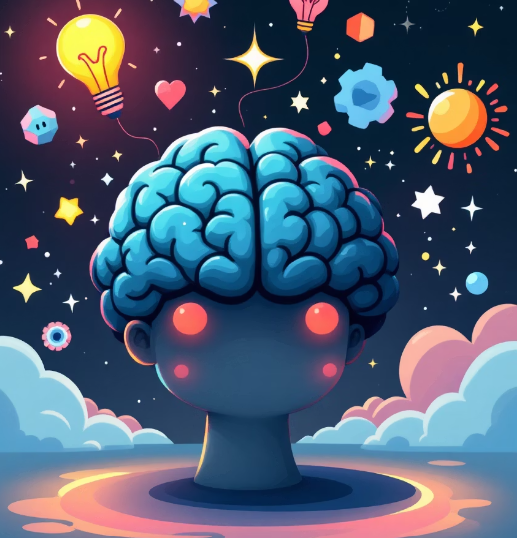
#> input picture IPPR/IPPR_IMG.jpg, 517 x 538 px
$ jupyter execute lab2.ipynb
#> lines starting #> are read from the running program, lines starting #| are printed output that depends on the picture; after the words box and inside, x2 and y2 are one past the last pixel; in counts of white or black regions, pixels touching at a corner belong together
# LAB 2: GRAY LEVEL TRANSFORMATION using function helper

[cell 1]
import cv2
import numpy as np
import matplotlib.pyplot as plt
# Function to display images using matplotlib
def display (title, img, cmap = 'gray'):
  plt.figure(figsize = (6,6))
  plt.imshow(img, cmap = cmap)
  plt.title(title)
  plt.axis('off')
  plt.show()

# Load the baseline image in Grayscale mode directly
image_path = "IPPR_IMG.jpg"
gray_img = cv2.imread(image_path, cv2.IMREAD_GRAYSCALE)
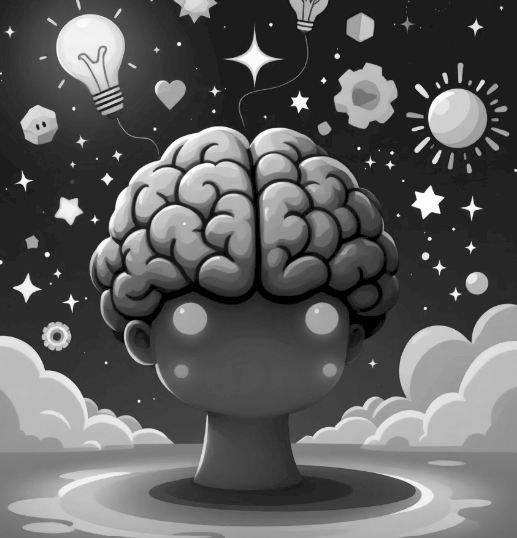
#> gray_img: shape (538, 517); min 0, max 255, mean 94.4

if gray_img is None:
    print(f"Error: Could not load image from '{image_path}'. Check your file path!")
else:
    print("Baseline Grayscale environment initialized successfully!")

    # Show grayscale image
    display("Grayscale Image",gray_img)

[cell 2]
# Point Operation
def linear_transform(img, a = 1.2, b = 30):
#> called with a = 1.2, b = 30
      return cv2.convertScaleAbs(img, alpha = a, beta = b)
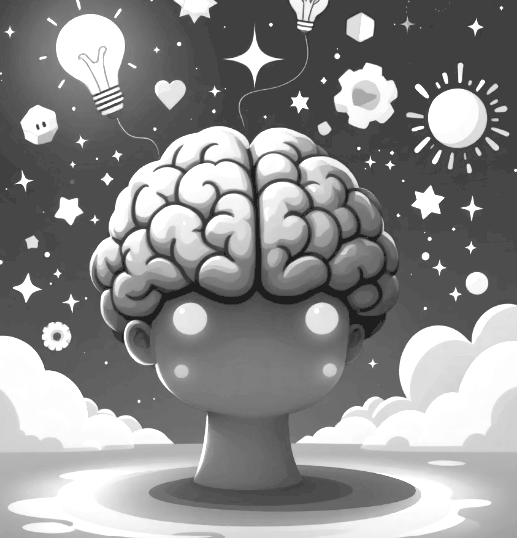
#> returned value: shape (538, 517); min 30, max 255, mean 140.1
linear_img = linear_transform(gray_img)
display("Linear Transformation",linear_img)

[cell 3]
# Digital Negative
# s = L-1 - r
def negative(gray_img):
  return 255 - gray_img
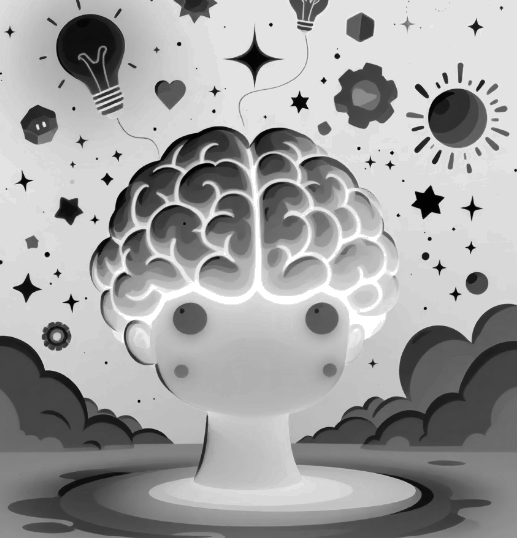
#> returned value: shape (538, 517); min 0, max 255, mean 160.6
neg_img = negative(gray_img)
display("Digital Negative",neg_img)

[cell 4]
# Contrast Stretching: Piecewise Linear Transformation
def contrast_stretching(img, r1, s1, r2, s2):
#> called with r1 = 70, s1 = 0, r2 = 140, s2 = 255
    def pixel_val(p):
        if p < r1:
            return (s1/r1)*p
        elif p < r2:
            return ((s2-s1)/(r2-r1))*(p-r1)+s1
        else:
            return ((255-s2)/(255-r2))*(p-r2)+s2
    return np.array([pixel_val(p) for p in img.flatten()],dtype = 'uint8').reshape(img.shape)
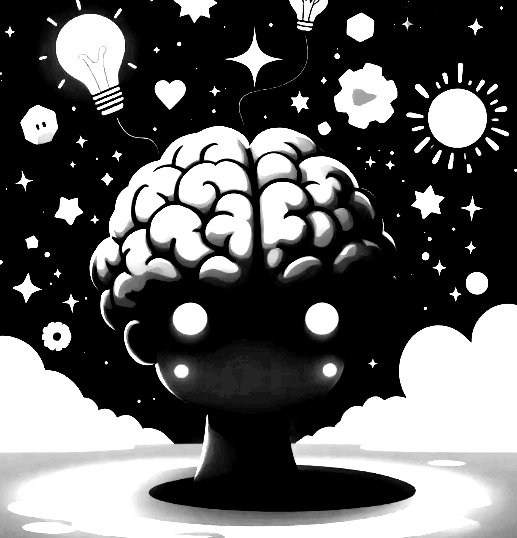
#> returned value: shape (538, 517); min 0, max 255, mean 95.5

contrast_img = contrast_stretching(gray_img, 70, 0, 140, 255)
display("Contrast Stretching",contrast_img)

[cell 5]
# Thresholding
def threshold(img, thresh_val=127):
#> called with thresh_val = 127
      return cv2.threshold(img, thresh_val, 255, cv2.THRESH_BINARY)[1]
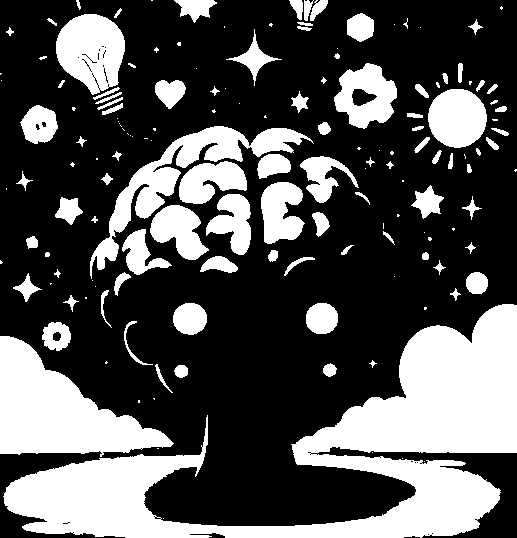
#> returned value: shape (538, 517); 32.3% white; 155 white regions (63 under 20 px), largest, box (x1, y1, x2, y2) and area: (3, 304, 517, 538) 40672, (0, 336, 174, 457) 10668, (90, 126, 314, 279) 6110
thresh_img = threshold(gray_img)
display("Thresholding",thresh_img)

[cell 6]
# Intensity Level Slicing

def intensity_slicing(gray, A, B, high=255, low=0):
#> called with A = 80, B = 180, high = 255, low = 0
      sliced = np.where((gray >= A) & (gray <= B), high, low)
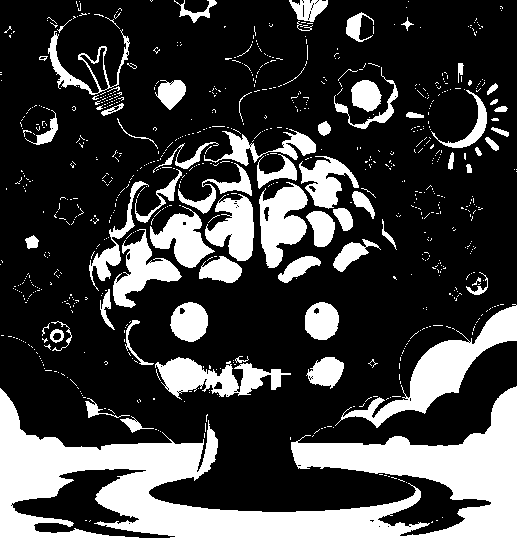
#> sliced: shape (538, 517) int64; 25.7% white; 793 white regions (726 under 20 px), largest, box (x1, y1, x2, y2) and area: (0, 386, 517, 538) 33345, (335, 304, 517, 428) 5103, (155, 357, 291, 400) 2745
      return sliced.astype(np.uint8)
sliced_img = intensity_slicing(gray_img, 80, 180)
display("Intensity Level Slicing",sliced_img)
